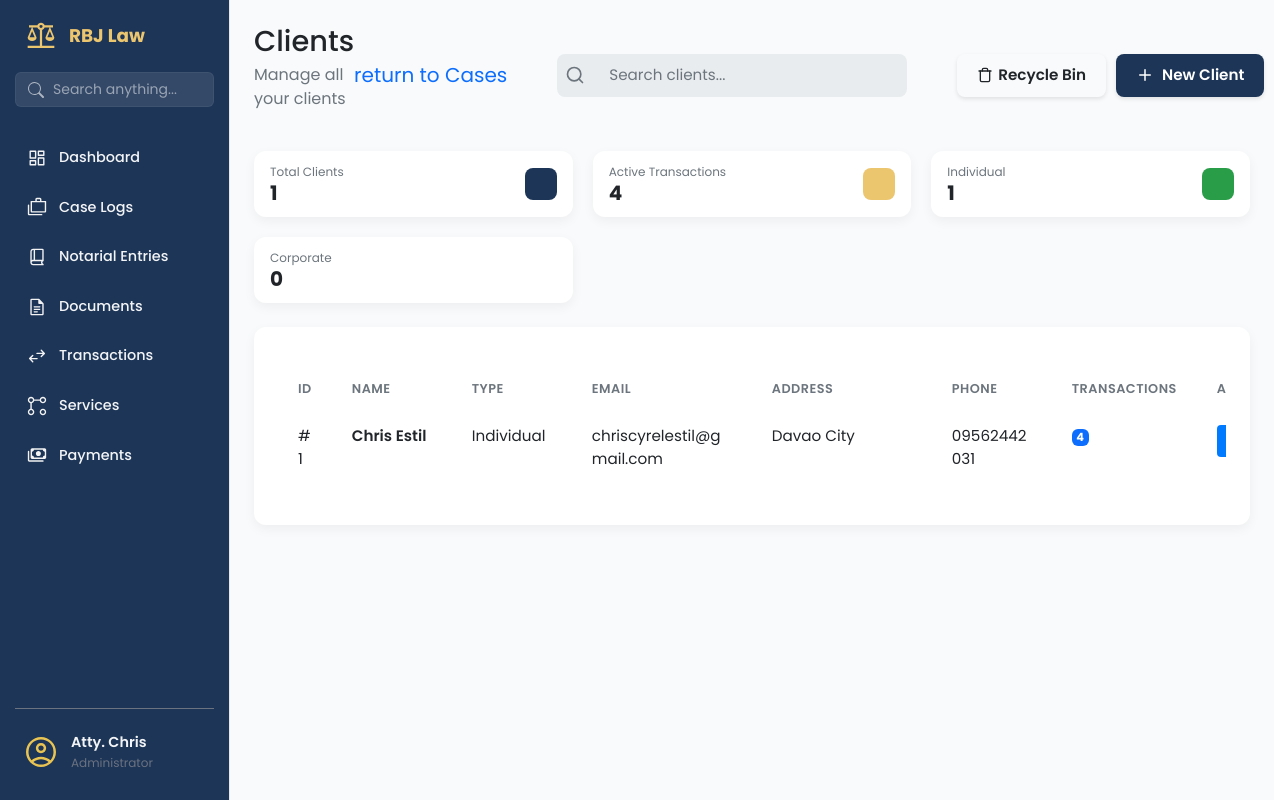
The page /clients/ (signed in) on the database its author committed.
### app/models/client_mdl.py (models this page shows, shortened)
class Client(db.Model):
    __tablename__ = 'clients'
    id = db.Column(db.Integer, primary_key=True)
    client_first_name = db.Column(db.String(100), nullable=False)
    client_last_name = db.Column(db.String(100), nullable=False)
    client_address = db.Column(db.String(255), nullable=False)
    client_email = db.Column(db.String(120), nullable=False, unique=True)
    client_phone = db.Column(db.String(50))
    client_role = db.Column(db.String(50))
    notes = db.Column(db.Text)
    is_active = db.Column(db.Boolean, default=True, nullable=False)
    deleted_at = db.Column(db.DateTime, nullable=True)
    @property
    def full_name(self):
        return f"{self.client_first_name} {self.client_last_name}"

### app/routes/clients_routes.py (the view)
@clients_bp.route('/')
@login_required
def clients_page():
    clients = Client.query.filter_by(is_active=True).all()
    return render_template('clients_page.html', clients=clients)

### app/templates/clients_page.html (shortened to what this page needs)
{% extends "base.html" %}
{% block content %}
<main class="dashboard-content">
    <header class="dashboard-header">
        <div>
            <h1>Clients </h1>
            <p>Manage all your clients</p>
        </div>
        <div class="dashboard-actions"
            style="display: flex; justify-content: space-between; flex-shrink: 0; gap: 50px;">
            <a style="font-size: 20px; align-self: center; text-decoration: none;"
                href="{{ url_for('case.list_cases') }}">return to Cases</a>
            <div class="search-bar">
                <svg class="search-bar__icon" xmlns="http://www.w3.org/2000/svg" width="20" height="20"
                    viewBox="0 0 24 24" fill="none" stroke="currentColor" stroke-width="2" stroke-linecap="round"
                    stroke-linejoin="round">
                    <circle cx="11" cy="11" r="8"></circle>
                    <line x1="21" y1="21" x2="16.65" y2="16.65"></line>
                </svg>
                <input class="search-bar__input" type="text" placeholder="Search clients...">
            </div>
            <div style="display: flex; gap: 10px; align-items: center;">
                <a href="{{ url_for('clients.recycle_bin') }}" class="btn btn-outline"
                    style="display: flex; align-items: center; gap: 5px;">
                    Recycle Bin
                </a>
                <a href="{{ url_for('clients.new_client_form') }}" class="btn btn-primary">
                    <svg class="btn-icon-left" xmlns="http://www.w3.org/2000/svg" viewBox="0 0 24 24" fill="none"
                        stroke="currentColor" stroke-width="2" stroke-linecap="round" stroke-linejoin="round" width="20"
                        height="20">
                        <line x1="12" y1="5" x2="12" y2="19"></line>
                        <line x1="5" y1="12" x2="19" y2="12"></line>
                    </svg>
                    New Client
                </a>
            </div>
        </div>
    </header>
    <section class="dashboard-cards">
        <div class="data-card data-card--sm">
            <div class="data-card__info">
                <span class="data-card__title">Total Clients</span>
                <span class="data-card__value">{{ clients|length }}</span>
            </div>
            <div class="data-card__icon data-card__icon--blue"></div>
        </div>
        <div class="data-card data-card--sm">
            <div class="data-card__info">
                <span class="data-card__title">Active Transactions</span>
                <span class="data-card__value">
                    {% set total_transactions = [] %}
                    {{ total_transactions|length }}
                </span>
            </div>
            <div class="data-card__icon data-card__icon--gold"></div>
        </div>
        <div class="data-card data-card--sm">
            <div class="data-card__info">
                <span class="data-card__title">Individual</span>
                <span class="data-card__value">
                    {% set individual_count = [] %}
                    {{ individual_count|length }}
                </span>
            </div>
            <div class="data-card__icon data-card__icon--green"></div>
        </div>
        <div class="data-card data-card--sm">
            <div class="data-card__info">
                <span class="data-card__title">Corporate</span>
                <span class="data-card__value">
                    {% set corporate_count = [] %}
                    {{ corporate_count|length }}
                </span>
            </div>
            <div class="data-card__icon data-card__icon--purple"></div>
        </div>
    </section>
    <section class="dashboard-panels-bottom dashboard-panels-bottom--single">
        <div class="panel-card" style="width: 100%;">
            <div class="table-wrapper panel-card__body">
                <table class="table client-table">
                    <colgroup>
                        <col class="short">
                        <col class="medium">
                        <col class="medium">
                        <col class="long">
                        <col class="long">
                        <col class="medium">
                        <col class="short">
                        <col class="actions">
                    </colgroup>
                    <thead>
                        <tr>
                            <th data-sort-key="id">ID</th>
                            <th data-sort-key="name">Name</th>
                            <th data-sort-key="type">Type</th>
                            <th data-sort-key="email">Email</th>
                            <th data-sort-key="address">Address</th>
                            <th data-sort-key="phone">Phone</th>
                            <th data-sort-key="transactions">Transactions</th>
                            <th>Actions</th>
                        </tr>
                    </thead>
                    <tbody>
                        {% for client in clients %}
                        <tr>
                            <td>#{{ client.id }}</td>
                            <td>
                                <a href="#" class="table-link">{{ client.full_name }}</a>
                            </td>
                            <td>{{ client.client_role or 'Individual' }}</td>
                            <td>{{ client.client_email }}</td>
                            <td class="address-cell">
                                <span class="address-text" title="{{ client.client_address }}">
                                    {{ client.client_address }}
                                </span>
                            </td>
                            <td>{{ client.client_phone or 'N/A' }}</td>
                            <td>
                                <span class="badge bg-primary">{{ client.transaction_items|length }}</span>
                            </td>
                            <td>
                                <div class="action-buttons" style="justify-content: start;">
                                    <a href="{{ url_for('case.create_case') }}" class="btn-action btn-action--primary"
                                        title="New Case">
                                    </a>
                                </div>
                            </td>
                        </tr>
                        {% endfor %}
                    </tbody>
                </table>
            </div>
        </div>
    </section>
</main>
{% endblock content %}

### app/static/css/components/sidebar.css (style rules this page uses)
:root { --sidebar-width: 230px; --color-royal-blue: #1D3557; --color-gold: #ecc56f; --color-text-dark: #374151; --color-text-gray: #6b7280; --color-bg-white: #ffffff; --color-hover-gray: #f3f4f6; }
body { min-height: 100vh; background-color: #f9fafb; margin: 0; }

### app/static/css/base/_variable.css (style rules this page uses)
:root { --color-bg-primary: #F4F4F4; --color-bg-secondary: #FFFFFF; --color-bg-search: #E9ECEF; --color-text-primary: #212529; --color-text-secondary: #6C757D; --color-text-white: #FFFFFF; --color-card-blue: #1D3557; --color-card-gold: #ecc56f; --color-card-green: #2A9D49; --shadow-light: 0 4px 12px rgba(0, 0, 0, 0.05); --border-radius-m: 12px; --border-radius-s: 8px; }

### app/static/css/components/_dashboard.css (style rules this page uses)
.dashboard-content { padding: 24px; }
.dashboard-header { display: flex; justify-content: space-between; align-items: center; margin-bottom: 24px; border-bottom: 1px solid var(--color-border-light); }
.dashboard-header h1 { margin: 0; font-size: 1.8rem; color: var(--color-text-primary); }
.dashboard-header p { margin-top: 4px; color: var(--color-text-secondary); }
.dashboard-cards { display: grid; grid-template-columns: repeat(auto-fit, minmax(280px, 1fr)); gap: 20px; margin-block: 24px; }
.dashboard-panels-bottom { display: grid; grid-template-columns: 1fr 1fr; gap: 20px; margin-bottom: 24px; margin-top: 24px; }
.dashboard-panels-bottom--single { display: flex; }
.panel-card { background-color: var(--color-bg-secondary); padding: 24px; border-radius: var(--border-radius-m); box-shadow: var(--shadow-light); }
body { background-color: var(--color-bg-primary); font-family: -apple-system, BlinkMacSystemFont, "Segoe UI", Roboto, Helvetica, Arial, sans-serif; }

### app/static/css/components/_data-card.css (style rules this page uses)
.data-card { display: flex; justify-content: space-between; align-items: center; background-color: var(--color-bg-secondary); padding: 24px; border-radius: var(--border-radius-m); box-shadow: var(--shadow-light); }
.data-card__info { display: flex; flex-direction: column; }
.data-card__title { font-size: 0.9rem; color: var(--color-text-secondary); margin-bottom: 4px; }
.data-card__value { font-size: 2rem; font-weight: 700; color: var(--color-text-primary); }
.data-card__icon { width: 48px; height: 48px; border-radius: var(--border-radius-s); }
.data-card--sm { padding: 12px 16px; min-width: 140px; gap: 12px; }
.data-card--sm .data-card__title { font-size: 0.75rem; margin-bottom: 0; }
.data-card--sm .data-card__value { font-size: 1.25rem; line-height: 1.2; }
.data-card--sm .data-card__icon { width: 32px; height: 32px; }
.data-card__icon--blue { background-color: var(--color-card-blue); }
.data-card__icon--gold { background-color: var(--color-card-gold); }
.data-card__icon--green { background-color: var(--color-card-green); }

### app/static/css/components/_search-bar.css (style rules this page uses)
.search-bar { display: flex; align-items: center; background-color: var(--color-bg-search); border-radius: var(--border-radius-s); padding-inline: 8px; max-width: 500px; }
.search-bar__icon { color: var(--color-text-secondary); margin-right: 8px; flex-shrink: 0; }
.search-bar__input { width: 100%; border: none; outline: none; background-color: transparent; font-size: 1rem; color: var(--color-text-primary); }
.search-bar__input::placeholder { color: var(--color-text-secondary); }

### app/static/css/components/_button.css (style rules this page uses)
.btn { display: inline-flex; align-items: center; justify-content: center; padding: 10px 20px; border: none; border-radius: 8px; cursor: pointer; font-weight: 600; font-size: 0.95rem; transition: all 0.2s ease; text-decoration: none; box-shadow: 0 2px 4px rgba(0, 0, 0, 0.1); }
.btn-icon-left { margin-right: 8px; width: 18px; height: 18px; fill: none; stroke: currentColor; stroke-width: 2; }

### app/templates/clients_page.html (style rules this page uses)
.action-buttons { display: flex; gap: 5px; justify-content: center; }
.btn-action { display: inline-flex; align-items: center; justify-content: center; width: 32px; height: 32px; border: none; border-radius: 4px; cursor: pointer; text-decoration: none; }
.btn-action--primary { background-color: #007bff; color: white; }
.badge { font-size: 0.75em; padding: 0.25em 0.4em; }
.address-cell { max-width: 200px; min-width: 150px; }
.address-text { display: block; overflow: hidden; text-overflow: ellipsis; white-space: nowrap; cursor: help; }
col.short { width: 80px; }
col.medium { width: 120px; }
col.long { width: 200px; }
col.actions { width: 140px; }

### rows shown on the page
Client: id "1", full_name "Chris Estil", client_role "Individual", client_email "chriscyrelestil@gmail.com", client_address "Davao City", client_phone "09562442031", transaction_items|length "4"

### other values the page prints
{{ clients|length }} "1"
{{ total_transactions|length }} "4"
{{ individual_count|length }} "1"
{{ corporate_count|length }} "0"
